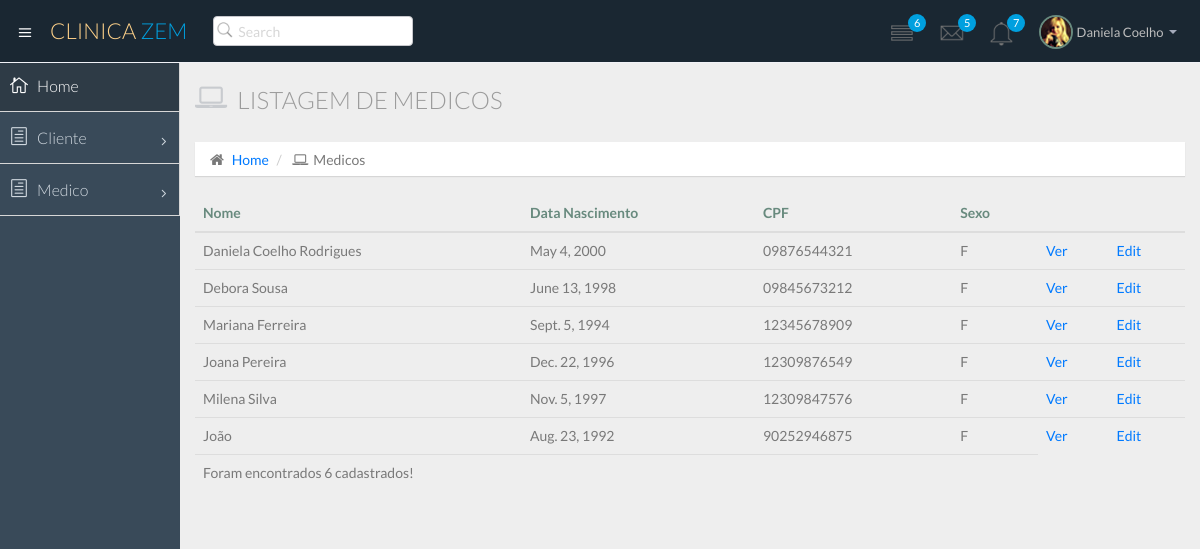
/atendimento/medico/, run on an earlier commit of the app's database.
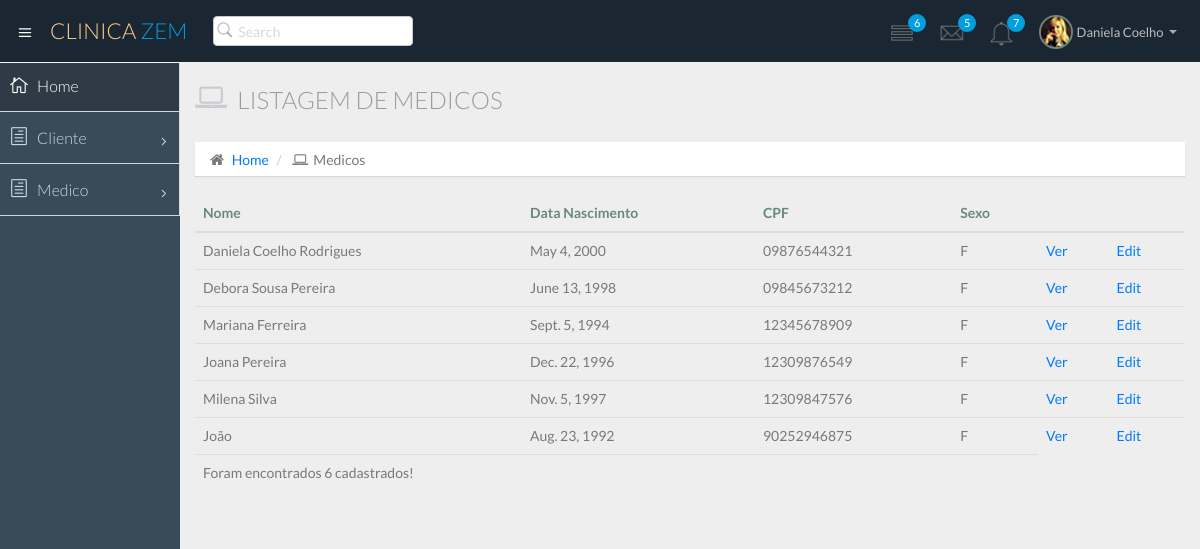
And on a later commit of the database.
### atendimento/models.py (models this page shows)
class Medico(models.Model):
    nome = models.CharField(max_length=50)
    dt_nasc = models.DateField()
    cpf = models.CharField(max_length=11)
    sexo = models.CharField(max_length=1)

### atendimento/views.py (the view)
# urls.py: path('medico/', views.medico_list),
def medico_list(request):
    medicos = Medico.objects.all()
    return render(request, 'medico/list.html', {'medicos':medicos})

### atendimento/templates/medico/list.html
{% extends "base.html" %}
{% block daniela %}
<div class="row">
    <div class="col-lg-12">
        <h3 class="page-header">
            <i class="fa fa-laptop"></i>Listagem de Medicos</h3>
        <ol class="breadcrumb">
            <li>
                <i class="fa fa-home"></i>
                <a href="/atendimento/">Home</a>
            </li>
            <li>
                <i class="fa fa-laptop"></i>Medicos</li>
        </ol>
    </div>
</div>
<div class="row">
    <div class="col-md-12">
        <table class="table">
            <thead>
                <tr>
                    <th>Nome</th>
                    <th>Data Nascimento</th>
                    <th>CPF</th>
                    <th>Sexo</th>
                    <th>    </th>
                    <th>    </th>
                </tr>
            </thead>
            <tbody>
                {% for medico in medicos %}
                <tr>
                    <td>{{medico.nome}}</td>
                    <td>{{medico.dt_nasc}}</td>
                    <td>{{medico.cpf}}</td>
                    <td>{{medico.sexo}}</td>
                    <td>
                        <a href="/atendimento/medico/{{medico.id}}/">Ver</a>
                    </td>
                    <td>
                        <a href="/atendimento/medico/{{medico.id}}/edit/">Edit</a>
                    </td>
                </tr>
                {% endfor %}
            </tbody>
            <tfoot>
                <tr>
                    <td colspan="4">
                        <p>Foram encontrados {{medicos | length}} cadastrados!</p>
                    </td>
                </tr>
            </tfoot>
        </table>
    </div>
</div>
{% endblock %}

What changed in the data, as far as the page shows it:
changed Medico: nome "Debora Sousa" → "Debora Sousa Pereira"
